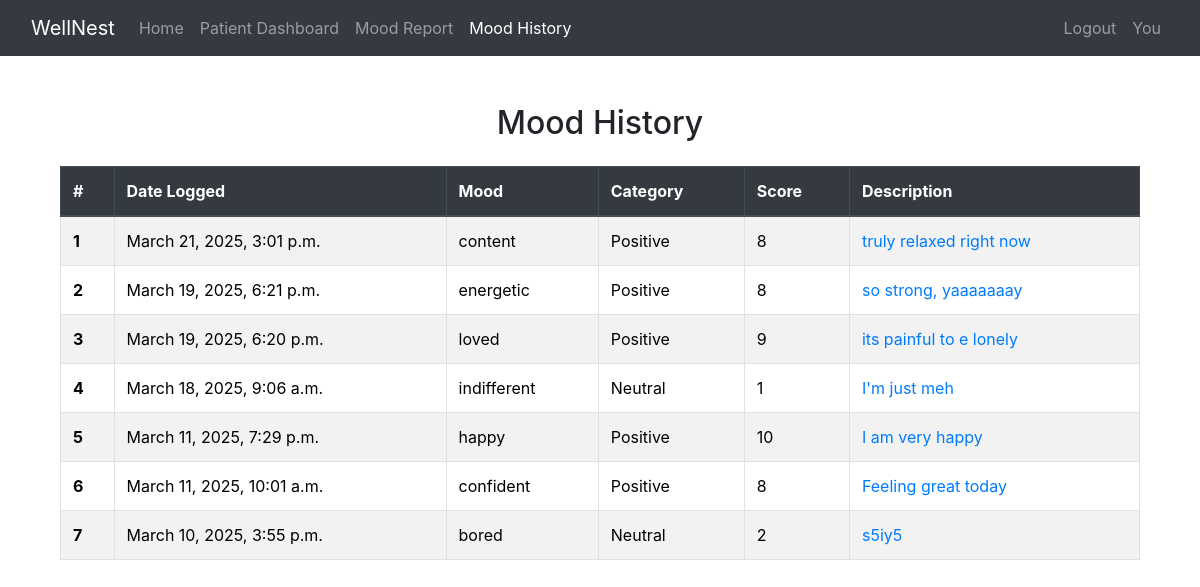
Page /mood_history/ (signed in) on the committed database.
### website/models.py (models this page shows, shortened)
class MoodEntry(models.Model):
    user = models.ForeignKey(User, on_delete=models.CASCADE)
    mood = models.CharField(max_length=50, choices=[(m[0], m[0]) for m in MOODS])
    category = models.CharField(max_length=10, choices=MOOD_CATEGORIES, default='Neutral')
    score = models.IntegerField(default = 1)
    description = models.TextField(blank=True, null=True)
    date_logged = models.DateTimeField(auto_now_add=True)

### website/views.py (the view)
# urls.py: path('mood_history/', views.mood_history, name='mood_history'),
@login_required
def mood_history(request):
    mood_entries = MoodEntry.objects.filter(user=request.user).order_by('-date_logged')
    mood_data = {
        "dates": [entry.date_logged.strftime('%Y-%m-%d') for entry in mood_entries],
        "scores": [entry.score for entry in mood_entries],
    }
    return render(request, 'mood_tracker/mood_history.html', {
        'mood_entries': mood_entries,  # Use 'mood_entries' to match the template
        'mood_data': json.dumps(mood_data)  # Send JSON data to the template
    })

### website/templates/mood_tracker/mood_history.html
{% extends 'base.html' %}
{% block content %}
<div class="container mt-4">
    <h2 class="text-center mb-4">Mood History</h2>
    <div class="table-responsive">
        <table class="table table-striped table-hover table-bordered">
            <thead class="thead-dark">
                <tr>
                    <th scope="col">#</th>
                    <th scope="col">Date Logged</th>
                    <th scope="col">Mood</th>
                    <th scope="col">Category</th>
                    <th scope="col">Score</th>
                    <th scope="col">Description</th>
                </tr>
            </thead>
            <tbody>
                {% for entry in mood_entries %}
                <tr>
                    <th scope="row">{{ forloop.counter }}</th>
                    <td>{{ entry.date_logged }}</td>
                    <td>{{ entry.mood }}</td>
                    <td>{{ entry.category }}</td>
                    <td>{{ entry.score }}</td>
                    <td>
                        <a href="{% url 'update_mood' entry.id %}" class="text-decoration-none text-primary">{{ entry.description }}</a>
                    </td>
                </tr>
                {% endfor %}
            </tbody>
        </table>
    </div>
</div>
{% endblock %}

### rows in the picture
MoodEntry: date_logged "March 21, 2025, 3:01 p.m.", mood "content", category "Positive", score "8", description "truly relaxed right now"
MoodEntry: date_logged "March 19, 2025, 6:21 p.m.", mood "energetic", category "Positive", score "8", description "so strong, yaaaaaaay"
MoodEntry: date_logged "March 19, 2025, 6:20 p.m.", mood "loved", category "Positive", score "9", description "its painful to e lonely"
MoodEntry: date_logged "March 18, 2025, 9:06 a.m.", mood "indifferent", category "Neutral", score "1", description "I'm just meh"
MoodEntry: date_logged "March 11, 2025, 7:29 p.m.", mood "happy", category "Positive", score "10", description "I am very happy"
MoodEntry: date_logged "March 11, 2025, 10:01 a.m.", mood "confident", category "Positive", score "8", description "Feeling great today"
MoodEntry: date_logged "March 10, 2025, 3:55 p.m.", mood "bored", category "Neutral", score "2", description "s5iy5"
